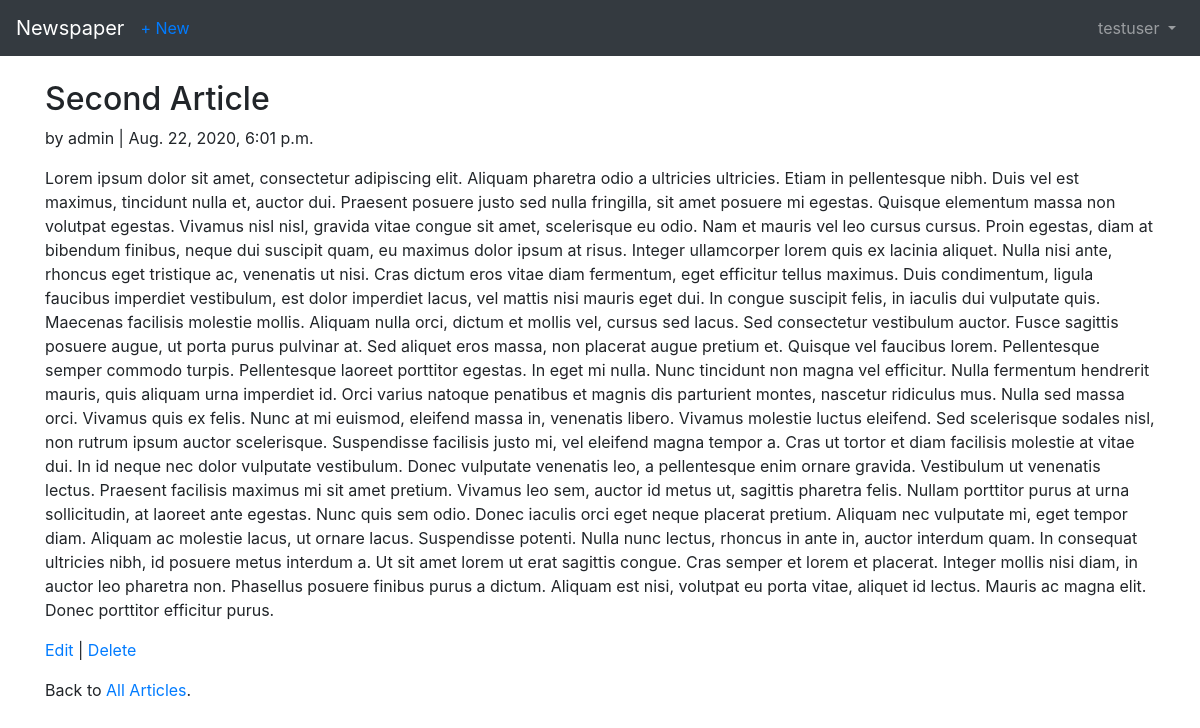
Page /articles/2 (signed in) on the committed database.
### users/models.py (models this page shows)
class CustomUser(AbstractUser):
    age = models.PositiveIntegerField(default=0)

### articles/models.py (models this page shows, shortened)
class Article(models.Model):
    title = models.CharField(max_length=255)
    body = models.TextField()
    date = models.DateTimeField(auto_now_add=True)
    author = models.ForeignKey(
        settings.AUTH_USER_MODEL,
        on_delete=models.CASCADE,
    )
    class Meta:
        verbose_name = "Article"
        verbose_name_plural = "Articles"

### articles/views.py (the view)
# urls.py: path('<int:pk>', views.ArticleDetailView.as_view(),
class ArticleDetailView(LoginRequiredMixin, DetailView):
    model = models.Article
    template_name = "article_detail.html"
    login_url = 'login'

### templates/article_detail.html
{% extends 'base.html' %}
{% block content %}
<div class="article-entry">
    <h2>{{ object.title }} </h2>
    <p>by {{ object.author }} | {{ object.date }}</p>
    <p>{{ object.body }}</p>
</div>
<p><a href="{% url 'article_edit' article.pk %}">Edit</a> | <a href="{% url 'article_delete' article.pk %}">Delete</a></p>
<p>Back to <a href="{% url 'article_list' %}">All Articles</a>.</p>
{% endblock content %}

### templates/base.html (shortened to what this page needs)
<!doctype html>
<html lang="en">
  <head>
    <link rel="stylesheet" href="https://stackpath.bootstrapcdn.com/bootstrap/4.5.2/css/bootstrap.min.css">
  <link rel="stylesheet" href="https://stackpath.bootstrapcdn.com/bootstrap/4.5.0/css/bootstrap.min.css">
</head>
<body>
  <nav class="navbar navbar-expand-lg navbar-dark bg-dark mb-4">
    <a class="navbar-brand" href="{% url 'home' %}">Newspaper</a>
    {% if user.is_authenticated %}
      <ul class="navbar-nav mr-auto">
        <li class="nav-item"><a href="{% url 'article_new' %}">+ New</a></li>
      </ul>
    {% endif %}
    <div class="collapse navbar-collapse" id="navbarSupportedContent">
      {% if user.is_authenticated %}
        <ul class="navbar-nav ml-auto">
          <li class="nav-item">
            <a class="nav-link dropdown-toggle" href="#" id="navbarDropdown" role="button" data-toggle="dropdown" aria-haspopup="true" aria-expanded="false">
              {{ user.username }}
            </a>
          </li>
        </ul>
      {% endif %}
    </div>
  </nav>
  <main>
    <div class="container">
      {% block content %}
      {% endblock content %}
    </div>
  </main>
</body>
</html>

### rows in the picture
CustomUser: username "testuser"
Article: title "Second Article", author "admin", date "Aug. 22, 2020, 6:01 p.m.", body "Lorem ipsum dolor sit amet, consectetur adipiscing elit. Aliquam pharetra odio a ultricies ultricies. Etiam in pellentesque nibh. Duis vel est maximus, tincidunt nulla et, auctor dui. Praesent posuere justo sed nulla fringilla, sit amet posuere mi egestas. Quisque elementum massa non volutpat egestas. Vivamus nisl nisl, gravida vitae congue sit amet, scelerisque eu odio. Nam et mauris vel leo cursus cursus. Proin egestas, diam at bibendum finibus, neque dui suscipit quam, eu maximus dolor ipsum at risus. Integer ullamcorper lorem quis ex lacinia aliquet. Nulla nisi ante, rhoncus eget tristique ac, venenatis ut nisi. Cras dictum eros vitae diam fermentum, eget efficitur tellus maximus. Duis…"
